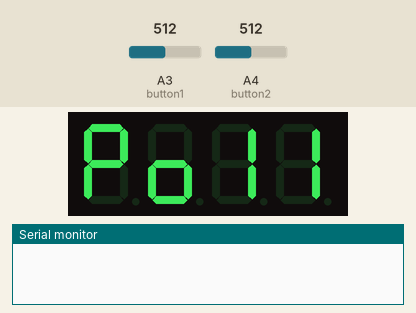
The sketch below on a simulated Arduino Uno, built with avr-gcc and run on an emulated ATmega328P. On the bench: 4-digit seven-segment display, the last lines printed to the serial monitor. Wiring (inferred from the names in the program): 4-digit 7-segment display, segments lit when HIGH: segments pin 3, pin 7, pin 12, pin 10, pin 9, pin 4, pin 13, pin 11; digit selects pin 2, pin 5, pin 6, pin 8. Inputs (shaded band) come from the test bench; at power-on: A3 (button1) = 512, A4 (button2) = 512. The segment pins are drawn as the display they are named for.

Above: at 1.2 s.
1.3 s: A3 (button1) set to 484
At 2.0 s:
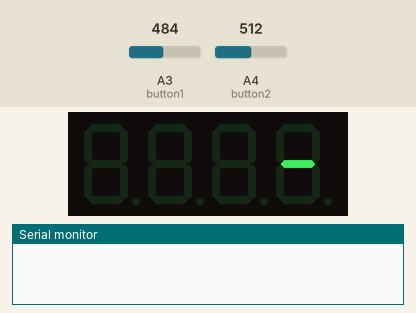
4.3 s: A4 (button2) set to 490
At 5.76 s:
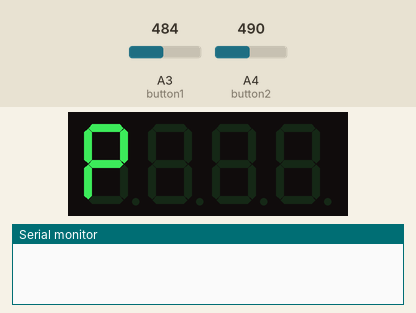
7.3 s: A4 (button2) set to 510
9.6 s: A3 (button1) set to 510
At 10.2 s:
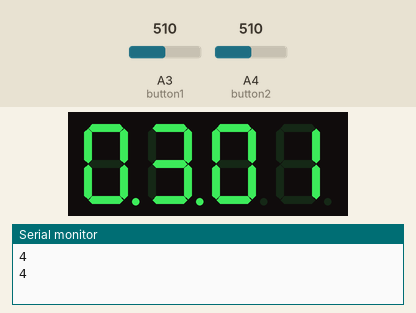
11.2 s: A3 (button1) set to 490
At 12.7 s:
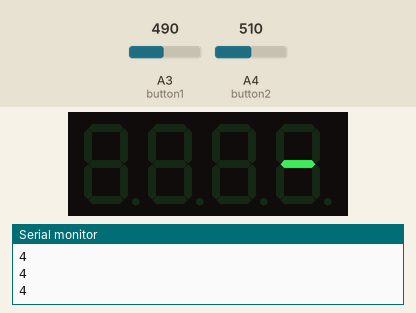
Timing chart, 0 to 14.2 s (numbered marks = the images above; inputs shaded):
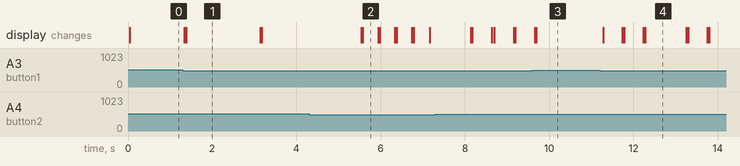

The sketch:

Ping.ino
```cpp
// assigning arduino digital pins for the various led display pins
int pinA = 3;
int pinB = 7;
int pinC = 12;
int pinD = 10;
int pinE = 9;
int pinF = 4;
int pinG = 13;
int pinDP = 11; // the decimal point pin
int D1 = 2;
int D2 = 5;
int D3 = 6;
int D4 = 8;
int t = 250; // time delay
int const button1 = A3;
int const button2 = A4;
int buttonState1 = 0;
int buttonState2 = 0;
bool myLoop = true;

/* GAME ATTRIBUTES */

bool mode = false; //false = 11; true 21;
int player1D1 = 0;
int player1D2 = 0;
int player2D3 = 0;
int player2D4 = 0;
bool battitore; //true = p1; false = p2;
bool flag;
int cont;
int nextChange = 0;
long interval = 1000; //intervallo per stampare "Fine"
int ledState = LOW;
long previousMillis = 0;

// SCORES
int final11_1 = 1;
int final11_2 = 1;

int final21_1 = 2;
int final21_2 = 1;
void setup(){
  Serial.begin(9600);
  // initialise the digital pins as outputs.

  pinMode(button1, INPUT_PULLUP);
  pinMode(button2, INPUT_PULLUP);
  pinMode(pinA, OUTPUT);
  pinMode(pinB, OUTPUT);
  pinMode(pinC, OUTPUT);
  pinMode(pinD, OUTPUT);
  pinMode(pinE, OUTPUT);
  pinMode(pinF, OUTPUT);
  pinMode(pinG, OUTPUT);
  pinMode(pinDP, OUTPUT);
  pinMode(D1, OUTPUT);
  pinMode(D2, OUTPUT);
  pinMode(D3, OUTPUT);
  pinMode(D4, OUTPUT);
}

void loop() {

     mySetup();

     while(myLoop){
      buttonState1 = analogRead(button1);
      buttonState2 = analogRead(button2);

      /*       AGGIORNO PUNTEGGIO PPLAYER           */
      if(buttonState1 < 500){ //incremento score p1
        player1D2 ++;
        if(player1D2 >9){
          player1D1 ++;
          player1D2 = 0;
        }
       print_off();
       check();
       digitalWrite(pinG, HIGH);
       delay(500);
      }

      if(buttonState2 < 500){ //incremento score p2
        player2D4 ++;
        if(player2D4 > 9){
          player2D3 ++;
          player2D4 = 0;
        }
       print_off();
       check();
       digitalWrite(pinG, HIGH); //trattino
       delay(500);
      }

      /*    BATTUTA     */
        if((player1D2 > player2D4 || player1D2 < player2D4) && flag){

           flag = false;
           cont = 0;
           firstPoint();
        }

      /*     AGGIORNO IL DISPLAY     */

      if(flag){ //IF FLAG = TRUE PRINT Batt ON DISPLAY
        write_D1();
        print_b();
        delay(1);
        write_D2();
        print_a();
        delay(1);
        write_D3();
        print_I();
        delay(1);
        write_D4();
        print_I();
        delay(1);
      }else{
      write_D1();
      Display(player1D1);
      delay(1);
      write_D2();
      Display(player1D2);
      delay(1);

      if(battitore && !flag) { //battitore true == p1;
         write_D1();
         print_off();
         print_decimal();
         delay(1);
         write_D2();
         print_off();
         print_decimal();
         delay(1);
      }else if(!flag){
         write_D3();
         print_off();
         print_decimal();
         delay(1);
         write_D4();
         print_off();
         print_decimal();
         delay(1);
      }

      write_D3();
      Display(player2D3);
      delay(1);
      write_D4();
      Display(player2D4);
      delay(1);
      }
   }
}

void mySetup(){
  flag = true; //inizializo per la prima battuta
  ledState = LOW;
  player1D1 = 0;
  player1D2 = 0;
  player2D3 = 0;
  player2D4 = 0;
  cont = 0; // contatore per cambiare chi batte
  selectMode();
  myLoop = true;

}


void winner(bool fine){ //player = true means p1;
  delay(500);
  while(fine){
        buttonState1 = analogRead(button1);
        buttonState2 = analogRead(button2);

        unsigned long currentMillis = millis();

    if(currentMillis - previousMillis > interval) {
         previousMillis = currentMillis;

        if (ledState == LOW){
        ledState = HIGH;
        }else{
        ledState = LOW;
        }
    }
    if (ledState == HIGH){
        write_D1();
        print_E();
        delay(1);
        write_D2();
        print_n();
        delay(1);
        write_D3();
        print_d();
        delay(1);

     }
     print_off(); //per spegnere tutto altrimenti rimane D4 acceso
     if(buttonState2 < 500 || buttonState1 < 500){
         fine = false;
         myLoop = false;
         delay(500);

    }
  }

}

void check(){
      if(!flag){
        if(!mode){ // MODALITA 11 PUNTI

        /*     AGGIORNO CHI BATTE    */

            Serial.println(nextChange);
            Serial.println(cont);
            Serial.println(" --------- ");
            if(cont == nextChange){
              switchBattitore();
              nextChange +=2;
            }
        /*     CONTROLLO SE ENTRO NEL SPAREMATCH    */
            if (((player1D1 == final11_1) && (player2D3 == final11_1)) && ((player1D2 == final11_2 - 1) && (player2D4 == final11_2 -1))){  // se p1 = 11 e p2 = 11 matchfinale = final11+1

                 if(final11_2 < 9){
                    final11_2 ++;
                 }else{
                  final11_2 = 0;
                  final11_1 ++;
                 }
                 check();
              }
                /*     CHECK PLAYERS WIN   */
            if(player1D1 == final11_1 && player1D2 == final11_2){ //chek player 1 if has win
              winner(true);
            }

            if(player2D3 == final11_1 && player2D4 == final11_2){ //chek player 2 if has win
              winner(true);
            }
            cont ++;

        }else{ // MODALITA 21 PUNTI
            Serial.println(nextChange);
        /*     AGGIORNO CHI BATTE    */
            if(cont == nextChange){
              switchBattitore();
              nextChange += 5;
            }
        /*     CONTROLLO SE ENTRO NEL SPAREMATCH    */
            if (((player1D1 == final21_1) && (player2D3 == final21_1)) && ((player1D2 == final21_2 - 1) && (player2D4 == final21_2 -1))){  // se p1 = 11 e p2 = 11 matchfinale = final11+1

                 if(final11_2 < 9){
                    final11_2 ++;
                 }else{
                  final11_2 = 0;
                  final11_1 ++;
                 }
                 check();
              }
                /*     CHECK PLAYERS WIN   */
            if(player1D1 == final21_1 && player1D2 == final21_2){ //chek player 1 if has win
              winner(true);
            }

            if(player2D3 == final21_1 && player2D4 == final21_2){ //chek player 2 if has win
              winner(true);
            }else{

            }
            cont ++;
        }
      }
}


void switchBattitore(){
        if(battitore){
        battitore = false;
        }else{
        battitore = true;
        }
}


void firstPoint(){
  if(player1D2 > player2D4){
    battitore = true;
    player1D2 --;
  }else if(player1D2 < player2D4){
    battitore = false;
    player2D4 --;
  }

}

void Display( int points){
  switch(points){
    case 0: print_0(); break;
    case 1: print_1(); break;
    case 2: print_2(); break;
    case 3: print_3(); break;
    case 4: print_4(); break;
    case 5: print_5(); break;
    case 6: print_6(); break;
    case 7: print_7(); break;
    case 8: print_8(); break;
    case 9: print_9(); break;
  }
}


/* THE FUNCTIONS */


void selectMode(){
  bool selected = false;
  bool setMode = true; // usato come flag per settare: mode
  int myTime = 0;
  int myPreviousTime = 0;

  while(!selected){
  buttonState1 = analogRead(button1);
  buttonState2 = analogRead(button2);
 // Serial.println(buttonState1);

    if (!mode){
      write_D1();
      print_P();
      delay(1);
      write_D2();
      print_o();
      delay(1);
      write_D3();
      print_1();
      delay(1);
      write_D4();
      print_1();
      delay(1);
      nextChange = 0;
    }

    if (mode){
      write_D1();
      print_P();
      delay(1);
      write_D2();
      print_o();
      delay(1);
      write_D3();
      print_2();
      delay(1);
      write_D4();
      print_1();
      delay(1);
      nextChange = 4; // per far funzionare il cambio a 5 battute
    }

    print_off();
    if(buttonState1 < 500){  //delay per far si che i giocatori premano nello stesso momento
      digitalWrite(pinG, HIGH);
      delay(1200);
      buttonState2 = analogRead(button2);

    }
    if(buttonState2 < 500){
      digitalWrite(pinG, HIGH);
      delay(1200);
      buttonState1 = analogRead(button1);
    }

    if(buttonState1 < 500 && buttonState2 < 500){
      selected = true;
      write_D1();
      print_P();
      delay(400);
      write_D2();
      print_I();
      delay(400);
      write_D3();
      print_a();
      delay(400);
      write_D4();
      print_y();
      delay(400);
      setMode= false;
    }


    if ((buttonState1 < 500 || buttonState2 < 500) && setMode){

      print_off();
      setMode = false;

      if(mode){
        mode = false;
      }else{
        mode = true;
        }
      digitalWrite(pinG, HIGH);
      delay(600);
    }
    setMode = true;
  } //end while
}


// the functions for selecting the common pin to turn on
void write_D1()
{
  digitalWrite(D1, LOW);
  digitalWrite(D2, HIGH);
  digitalWrite(D3, HIGH);
  digitalWrite(D4, HIGH);
}

void write_D2()
{
  digitalWrite(D1, HIGH);
  digitalWrite(D2, LOW);
  digitalWrite(D3, HIGH);
  digitalWrite(D4, HIGH);
}

void write_D3()
{
  digitalWrite(D1, HIGH);
  digitalWrite(D2, HIGH);
  digitalWrite(D3, LOW);
  digitalWrite(D4, HIGH);
}

void write_D4()
{
  digitalWrite(D1, HIGH);
  digitalWrite(D2, HIGH);
  digitalWrite(D3, HIGH);
  digitalWrite(D4, LOW);
}

// the functions for writing characters to the display
void print_0() // writing 0
{
  digitalWrite(pinA, HIGH);
  digitalWrite(pinB, HIGH);
  digitalWrite(pinC, HIGH);
  digitalWrite(pinD, HIGH);
  digitalWrite(pinE, HIGH);
  digitalWrite(pinF, HIGH);
  digitalWrite(pinG, LOW);
  digitalWrite(pinDP, LOW); // the decimal point is always off by default
}

void print_1() // writing 1
{
  digitalWrite(pinA, LOW);
  digitalWrite(pinB, HIGH);
  digitalWrite(pinC, HIGH);
  digitalWrite(pinD, LOW);
  digitalWrite(pinE, LOW);
  digitalWrite(pinF, LOW);
  digitalWrite(pinG, LOW);
  digitalWrite(pinDP, LOW);
}

void print_2() // writing 2
{
  digitalWrite(pinA, HIGH);
  digitalWrite(pinB, HIGH);
  digitalWrite(pinC, LOW);
  digitalWrite(pinD, HIGH);
  digitalWrite(pinE, HIGH);
  digitalWrite(pinF, LOW);
  digitalWrite(pinG, HIGH);
  digitalWrite(pinDP, LOW);
}

void print_3() // writing 3
{
  digitalWrite(pinA, HIGH);
  digitalWrite(pinB, HIGH);
  digitalWrite(pinC, HIGH);
  digitalWrite(pinD, HIGH);
  digitalWrite(pinE, LOW);
  digitalWrite(pinF, LOW);
  digitalWrite(pinG, HIGH);
  digitalWrite(pinDP, LOW);
}

void print_4() // writing 4
{
  digitalWrite(pinA, LOW);
  digitalWrite(pinB, HIGH);
  digitalWrite(pinC, HIGH);
  digitalWrite(pinD, LOW);
  digitalWrite(pinE, LOW);
  digitalWrite(pinF, HIGH);
  digitalWrite(pinG, HIGH);
  digitalWrite(pinDP, LOW);
}

void print_5() // writing 5
{
  digitalWrite(pinA, HIGH);
  digitalWrite(pinB, LOW);
  digitalWrite(pinC, HIGH);
  digitalWrite(pinD, HIGH);
  digitalWrite(pinE, LOW);
  digitalWrite(pinF, HIGH);
  digitalWrite(pinG, HIGH);
  digitalWrite(pinDP, LOW);
}

void print_6() // writing 6
{
  digitalWrite(pinA, HIGH);
  digitalWrite(pinB, LOW);
  digitalWrite(pinC, HIGH);
  digitalWrite(pinD, HIGH);
  digitalWrite(pinE, HIGH);
  digitalWrite(pinF, HIGH);
  digitalWrite(pinG, HIGH);
  digitalWrite(pinDP, LOW);
}

void print_7() // writing 7
{
  digitalWrite(pinA, HIGH);
  digitalWrite(pinB, HIGH);
  digitalWrite(pinC, HIGH);
  digitalWrite(pinD, LOW);
  digitalWrite(pinE, LOW);
  digitalWrite(pinF, LOW);
  digitalWrite(pinG, LOW);
  digitalWrite(pinDP, LOW);
}

void print_8() // writing 8
{
  digitalWrite(pinA, HIGH);
  digitalWrite(pinB, HIGH);
  digitalWrite(pinC, HIGH);
  digitalWrite(pinD, HIGH);
  digitalWrite(pinE, HIGH);
  digitalWrite(pinF, HIGH);
  digitalWrite(pinG, HIGH);
  digitalWrite(pinDP, LOW);
}

void print_9() // writing 9
{
  digitalWrite(pinA, HIGH);
  digitalWrite(pinB, HIGH);
  digitalWrite(pinC, HIGH);
  digitalWrite(pinD, HIGH);
  digitalWrite(pinE, LOW);
  digitalWrite(pinF, HIGH);
  digitalWrite(pinG, HIGH);
  digitalWrite(pinDP, LOW);
}

void print_A() // writing A
{
  digitalWrite(pinA, HIGH);
  digitalWrite(pinB, HIGH);
  digitalWrite(pinC, HIGH);
  digitalWrite(pinD, LOW);
  digitalWrite(pinE, HIGH);
  digitalWrite(pinF, HIGH);
  digitalWrite(pinG, HIGH);
  digitalWrite(pinDP, LOW);
}
void print_a() // writing a
{
  digitalWrite(pinA, HIGH);
  digitalWrite(pinB, HIGH);
  digitalWrite(pinC, HIGH);
  digitalWrite(pinD, HIGH);
  digitalWrite(pinE, HIGH);
  digitalWrite(pinF, LOW);
  digitalWrite(pinG, HIGH);
  digitalWrite(pinDP, LOW);
}

void print_b() // writing b
{
  digitalWrite(pinA, LOW);
  digitalWrite(pinB, LOW);
  digitalWrite(pinC, HIGH);
  digitalWrite(pinD, HIGH);
  digitalWrite(pinE, HIGH);
  digitalWrite(pinF, HIGH);
  digitalWrite(pinG, HIGH);
  digitalWrite(pinDP, LOW);
}

void print_C() // writing C
{
  digitalWrite(pinA, HIGH);
  digitalWrite(pinB, LOW);
  digitalWrite(pinC, LOW);
  digitalWrite(pinD, HIGH);
  digitalWrite(pinE, HIGH);
  digitalWrite(pinF, HIGH);
  digitalWrite(pinG, LOW);
  digitalWrite(pinDP, LOW);
}

void print_d() // writing d
{
  digitalWrite(pinA, LOW);
  digitalWrite(pinB, HIGH);
  digitalWrite(pinC, HIGH);
  digitalWrite(pinD, HIGH);
  digitalWrite(pinE, HIGH);
  digitalWrite(pinF, LOW);
  digitalWrite(pinG, HIGH);
  digitalWrite(pinDP, LOW);
}

void print_E() // writing E
{
  digitalWrite(pinA, HIGH);
  digitalWrite(pinB, LOW);
  digitalWrite(pinC, LOW);
  digitalWrite(pinD, HIGH);
  digitalWrite(pinE, HIGH);
  digitalWrite(pinF, HIGH);
  digitalWrite(pinG, HIGH);
  digitalWrite(pinDP, LOW);
}

void print_F() // writing F
{
  digitalWrite(pinA, HIGH);
  digitalWrite(pinB, LOW);
  digitalWrite(pinC, LOW);
  digitalWrite(pinD, LOW);
  digitalWrite(pinE, HIGH);
  digitalWrite(pinF, HIGH);
  digitalWrite(pinG, HIGH);
  digitalWrite(pinDP, LOW);
}

void print_H() // writing H
{
  digitalWrite(pinA, LOW);
  digitalWrite(pinB, HIGH);
  digitalWrite(pinC, HIGH);
  digitalWrite(pinD, LOW);
  digitalWrite(pinE, HIGH);
  digitalWrite(pinF, HIGH);
  digitalWrite(pinG, HIGH);
  digitalWrite(pinDP, LOW);
}

void print_h() // writing h
{
  digitalWrite(pinA, LOW);
  digitalWrite(pinB, LOW);
  digitalWrite(pinC, HIGH);
  digitalWrite(pinD, LOW);
  digitalWrite(pinE, HIGH);
  digitalWrite(pinF, HIGH);
  digitalWrite(pinG, HIGH);
  digitalWrite(pinDP, LOW);
}

void print_I() // writing i
{
  digitalWrite(pinA, LOW);
  digitalWrite(pinB, LOW);
  digitalWrite(pinC, LOW);
  digitalWrite(pinD, LOW);
  digitalWrite(pinE, HIGH);
  digitalWrite(pinF, HIGH);
  digitalWrite(pinG, LOW);
  digitalWrite(pinDP, LOW);
}


void print_J() // writing J
{
  digitalWrite(pinA, LOW);
  digitalWrite(pinB, HIGH);
  digitalWrite(pinC, HIGH);
  digitalWrite(pinD, HIGH);
  digitalWrite(pinE, LOW);
  digitalWrite(pinF, LOW);
  digitalWrite(pinG, LOW);
  digitalWrite(pinDP, LOW);
}

void print_n() // writing n
{
  digitalWrite(pinA, LOW);
  digitalWrite(pinB, LOW);
  digitalWrite(pinC, HIGH);
  digitalWrite(pinD, LOW);
  digitalWrite(pinE, HIGH);
  digitalWrite(pinF, LOW);
  digitalWrite(pinG, HIGH);
  digitalWrite(pinDP, LOW);
}

void print_N() // writing n
{
  digitalWrite(pinA, HIGH);
  digitalWrite(pinB, HIGH);
  digitalWrite(pinC, HIGH);
  digitalWrite(pinD, LOW);
  digitalWrite(pinE, HIGH);
  digitalWrite(pinF, HIGH);
  digitalWrite(pinG, LOW);
  digitalWrite(pinDP, LOW);
}

void print_O() // writing O
{
  digitalWrite(pinA, HIGH);
  digitalWrite(pinB, HIGH);
  digitalWrite(pinC, HIGH);
  digitalWrite(pinD, HIGH);
  digitalWrite(pinE, HIGH);
  digitalWrite(pinF, HIGH);
  digitalWrite(pinG, LOW);
  digitalWrite(pinDP, LOW);
}

void print_o() // writing o
{
  digitalWrite(pinA, LOW);
  digitalWrite(pinB, LOW);
  digitalWrite(pinC, HIGH);
  digitalWrite(pinD, HIGH);
  digitalWrite(pinE, HIGH);
  digitalWrite(pinF, LOW);
  digitalWrite(pinG, HIGH);
  digitalWrite(pinDP, LOW);
}

void print_P() // writing P
{
  digitalWrite(pinA, HIGH);
  digitalWrite(pinB, HIGH);
  digitalWrite(pinC, LOW);
  digitalWrite(pinD, LOW);
  digitalWrite(pinE, HIGH);
  digitalWrite(pinF, HIGH);
  digitalWrite(pinG, HIGH);
  digitalWrite(pinDP, LOW);
}

void print_r() // writing r
{
  digitalWrite(pinA, LOW);
  digitalWrite(pinB, LOW);
  digitalWrite(pinC, LOW);
  digitalWrite(pinD, LOW);
  digitalWrite(pinE, HIGH);
  digitalWrite(pinF, LOW);
  digitalWrite(pinG, HIGH);
  digitalWrite(pinDP, LOW);
}

void print_t() // writing t
{
  digitalWrite(pinA, LOW);
  digitalWrite(pinB, LOW);
  digitalWrite(pinC, LOW);
  digitalWrite(pinD, HIGH);
  digitalWrite(pinE, HIGH);
  digitalWrite(pinF, HIGH);
  digitalWrite(pinG, HIGH);
  digitalWrite(pinDP, LOW);
}
void print_S()//writing S
{
  digitalWrite(pinA, HIGH);
  digitalWrite(pinB, LOW);
  digitalWrite(pinC, HIGH);
  digitalWrite(pinD, HIGH);
  digitalWrite(pinE, LOW);
  digitalWrite(pinF, HIGH);
  digitalWrite(pinG, HIGH);
  digitalWrite(pinDP, LOW);
}


void print_u() // writing u
{
  digitalWrite(pinA, LOW);
  digitalWrite(pinB, LOW);
  digitalWrite(pinC, HIGH);
  digitalWrite(pinD, HIGH);
  digitalWrite(pinE, HIGH);
  digitalWrite(pinF, LOW);
  digitalWrite(pinG, LOW);
  digitalWrite(pinDP, LOW);
}

void print_y() // writing y
{
  digitalWrite(pinA, LOW);
  digitalWrite(pinB, HIGH);
  digitalWrite(pinC, HIGH);
  digitalWrite(pinD, HIGH);
  digitalWrite(pinE, LOW);
  digitalWrite(pinF, HIGH);
  digitalWrite(pinG, HIGH);
  digitalWrite(pinDP, LOW);
}


void print_decimal() // writing the decimal point
{
  digitalWrite(pinDP, HIGH);
}

void print_off() // turning all 7 segments plus the decimal point off
{
  digitalWrite(pinA, LOW);
  digitalWrite(pinB, LOW);
  digitalWrite(pinC, LOW);
  digitalWrite(pinD, LOW);
  digitalWrite(pinE, LOW);
  digitalWrite(pinF, LOW);
  digitalWrite(pinG, LOW);
  digitalWrite(pinDP, LOW);
}
```

Measured:
- the behaviour switches between 500 and 499 on A3 (button1) (found by bisection; images 0 and 1)
- after the input at 1.3 s, the display: first changes at once (image 1 shows a later state)
- after the input at 4.3 s, the display: first changes after 1.2 s (image 2 shows a later state)
- after the input at 9.6 s, the display: first differs from a run without the input after 0.10 s (image 3)
- after the input at 11.2 s, the display: changes after 0.08 s (image 4)
- what the display in image 1 shows lasts 1.7 s, from 1.4 s to 3.1 s
- what the display in image 4 shows lasts 1.0 s, from 12.3 s to 13.3 s
